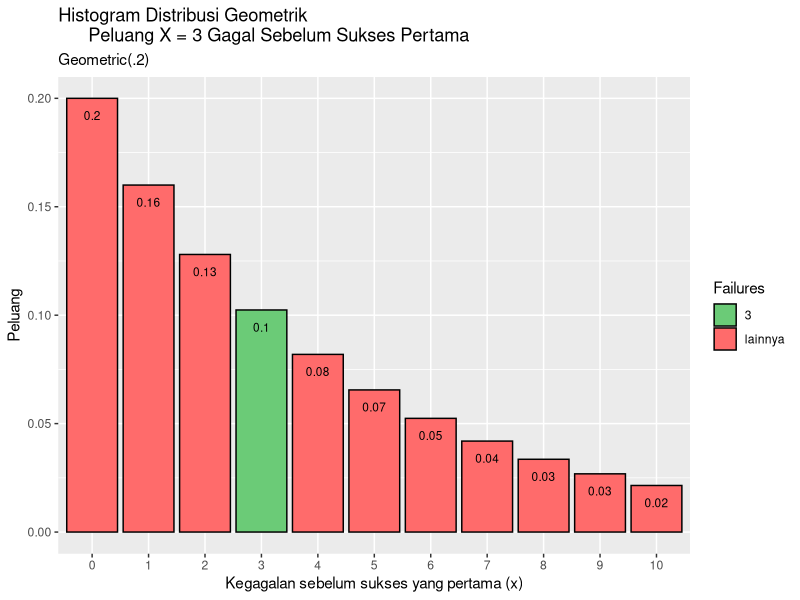

Recreate this plot in R.
# Poin 1A
p = 0.2
n = 3
P <- dgeom(x = n, prob = p)
P

# Poin 1B
mean(rgeom(n = 10000, prob = p) == 3)
mean

# Poin 1C
#Hasil dari perhitungan a dan b tidak terlalu jauh, bedanya kalau a itu nilainya tetap
#sedangkan kalau b itu hasilnya random, besar kecil nilainya ditentukan oleh X

# Poin 1D

library(magrittr)
library(ggplot2)
library(tidyverse)

# %>% digunakan untuk memberikan nilai operator sehingga menjadi format X > Y > Z
data.frame(x = 0:10, prob = dgeom(x = 0:10, prob = p)) %>%
  mutate(Failures = ifelse(x == n, n, "lainnya")) %>%
  ggplot(aes(x = factor(x), y = prob, fill = Failures)) +
  geom_col(colour = "black") +
  scale_fill_manual(values = c("#6BCB77", "#FF6B6B")) +
  geom_text(
    aes(label = round(prob,2), y = prob - 0.01),
    position = position_dodge(0.9),
    size = 3,
    vjust = 0
  ) +
  labs(title = "Histogram Distribusi Geometrik 
      Peluang X = 3 Gagal Sebelum Sukses Pertama",
       subtitle = "Geometric(.2)",
       x = "Kegagalan sebelum sukses yang pertama (x)",
       y = "Peluang") 


# Poin 1E
mean = n / (prob = p)
paste("Rataan: ", mean)
var = (n - (prob = p)) / ('^'((prob = p), 2))
paste("Varian: ", var)
